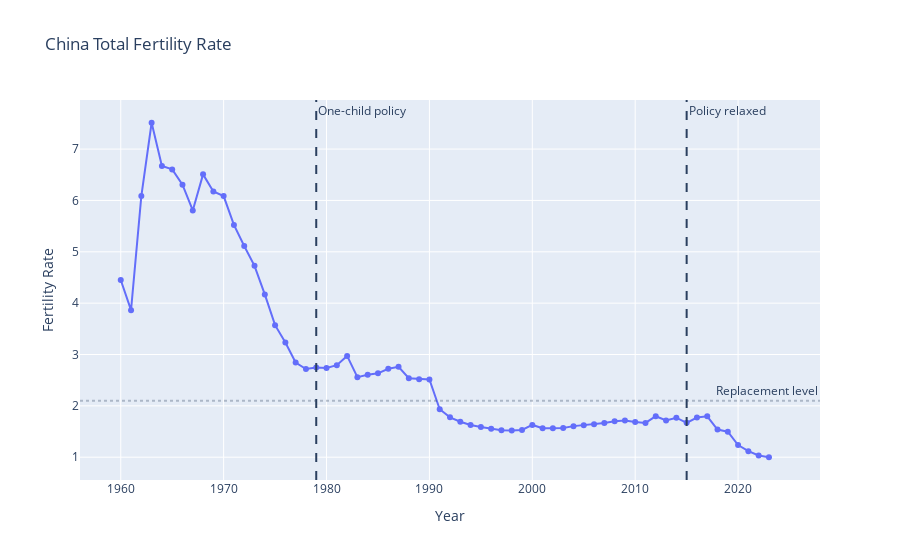

Write notebook code for a chart like this one.
### Code cell
china_df[["date", "fertility"]].head()

fig = px.line(china_df, x = "date", y = "fertility",
              markers = True, title = "China Total Fertility Rate")

fig.update_layout(template = "plotly", xaxis_title = "Year",
                  yaxis_title = "Fertility Rate")

# one-child policy begins in 1979; ends in 2015

fig.add_vline(x = 1979, line_dash = "dash", annotation_text = "One-child policy")
fig.add_vline(x = 2015, line_dash = "dash", annotation_text = "Policy relaxed")

fig.add_hline(y = 2.1, line_dash = "dot", opacity = 0.3, annotation_text = "Replacement level")
fig.show()

### Figure 1 — Plotly figure (JSON) as saved in the notebook; plotly's stock layout.template omitted (floating-point values rounded to 4 significant figures)
{"data": [{"hovertemplate": "date=%{x}<br>fertility=%{y}<extra></extra>", "legendgroup": "", "line": {"color": "#636efa", "dash": "solid"}, "marker": {"symbol": "circle"}, "mode": "lines+markers", "name": "", "orientation": "v", "showlegend": false, "type": "scatter", "x": [1960, 1961, 1962, 1963, 1964, 1965, 1966, 1967, 1968, 1969, 1970, 1971, 1972, 1973, 1974, 1975, 1976, 1977, 1978, 1979, 1980, 1981, 1982, 1983, 1984, 1985, 1986, 1987, 1988, 1989, 1990, 1991, 1992, 1993, 1994, 1995, 1996, 1997, 1998, 1999, 2000, 2001, 2002, 2003, 2004, 2005, 2006, 2007, 2008, 2009, 2010, 2011, 2012, 2013, 2014, 2015, 2016, 2017, 2018, 2019, 2020, 2021, 2022, 2023, 2024], "xaxis": "x", "y": [4.451, 3.863, 6.085, 7.513, 6.672, 6.605, 6.307, 5.806, 6.508, 6.175, 6.085, 5.523, 5.112, 4.726, 4.17, 3.571, 3.235, 2.844, 2.716, 2.745, 2.739, 2.792, 2.972, 2.559, 2.607, 2.633, 2.721, 2.76, 2.539, 2.52, 2.514, 1.934, 1.776, 1.691, 1.628, 1.588, 1.554, 1.527, 1.522, 1.53, 1.628, 1.563, 1.566, 1.57, 1.605, 1.624, 1.644, 1.666, 1.701, 1.714, 1.687, 1.668, 1.798, 1.714, 1.769, 1.67, 1.772, 1.795, 1.539, 1.496, 1.236, 1.117, 1.034, 0.999, NaN], "yaxis": "y"}], "layout": {"annotations": [{"showarrow": false, "text": "One-child policy", "x": 1979, "xanchor": "left", "xref": "x", "y": 1, "yanchor": "top", "yref": "y domain"}, {"showarrow": false, "text": "Policy relaxed", "x": 2015, "xanchor": "left", "xref": "x", "y": 1, "yanchor": "top", "yref": "y domain"}, {"showarrow": false, "text": "Replacement level", "x": 1, "xanchor": "right", "xref": "x domain", "y": 2.1, "yanchor": "bottom", "yref": "y"}], "legend": {"tracegroupgap": 0}, "shapes": [{"line": {"dash": "dash"}, "type": "line", "x0": 1979, "x1": 1979, "xref": "x", "y0": 0, "y1": 1, "yref": "y domain"}, {"line": {"dash": "dash"}, "type": "line", "x0": 2015, "x1": 2015, "xref": "x", "y0": 0, "y1": 1, "yref": "y domain"}, {"line": {"dash": "dot"}, "opacity": 0.3, "type": "line", "x0": 0, "x1": 1, "xref": "x domain", "y0": 2.1, "y1": 2.1, "yref": "y"}], "title": {"text": "China Total Fertility Rate"}, "xaxis": {"anchor": "y", "domain": [0, 1], "title": {"text": "Year"}}, "yaxis": {"anchor": "x", "domain": [0, 1], "title": {"text": "Fertility Rate"}}}}
